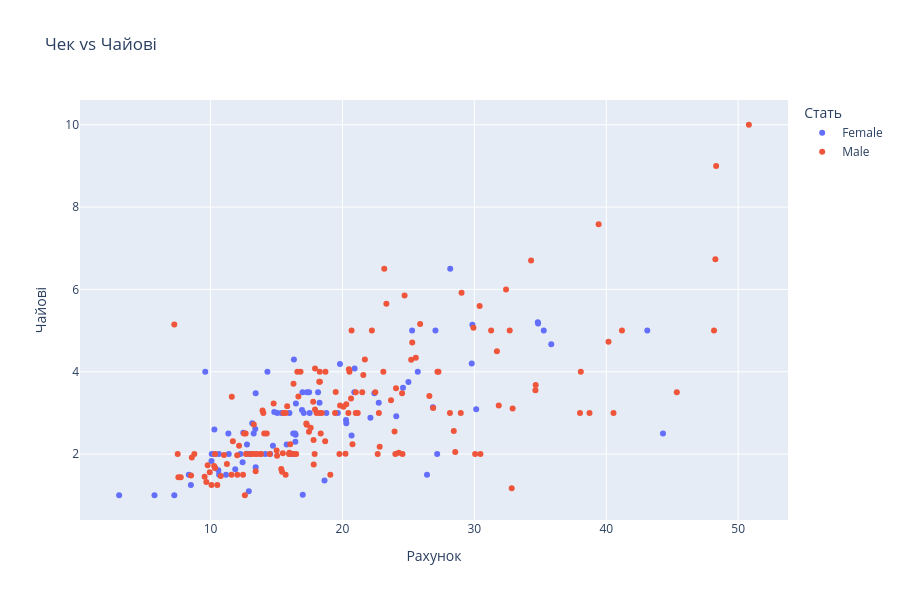

The notebook cell saved with this chart:
### Markdown cell above
---

**5. Інтерактивна діаграма розсіювання**

Створіть з допомогою бібліотек Plotly інтерактивний scatter plot для `total_bill` vs `tip` з кольором за статтю (`sex`).

### Code cell
import plotly.express as px
fig = px.scatter(df, x='total_bill', y='tip', color='sex', width=900, height=600,
                 hover_data=['smoker', 'time'],
                 title='Чек vs Чайові',
                 labels={'total_bill': 'Рахунок', 'tip': 'Чайові', 'sex': 'Стать', 'smoker' : 'Курець', 'time' : 'Час'})
fig.show()

### Figure 1 — Plotly figure (JSON) as saved in the notebook; plotly's stock layout.template omitted (floating-point values rounded to 4 significant figures; data arrays with more than 128 entries replaced by an {"elided": "..."} marker saying what was removed)
{"data": [{"customdata": {"elided": "87x2 str values"}, "hovertemplate": "Стать=Female<br>Рахунок=%{x}<br>Чайові=%{y}<br>Курець=%{customdata[0]}<br>Час=%{customdata[1]}<extra></extra>", "legendgroup": "Female", "marker": {"color": "#636efa", "symbol": "circle"}, "mode": "markers", "name": "Female", "orientation": "v", "showlegend": true, "type": "scatter", "x": [16.99, 24.59, 35.26, 14.83, 10.33, 16.97, 20.29, 15.77, 19.65, 15.06, 20.69, 16.93, 10.29, 34.81, 26.41, 16.45, 3.07, 17.07, 26.86, 25.28, 14.73, 10.07, 34.83, 5.75, 16.32, 22.75, 11.35, 15.38, 44.3, 22.42, 20.92, 14.31, 7.25, 25.71, 17.31, 10.65, 12.43, 24.08, 13.42, 12.48, 29.8, 14.52, 11.38, 20.27, 11.17, 12.26, 18.26, 8.51, 10.33, 14.15, 13.16, 17.47, 27.05, 16.43, 8.35, 18.64, 11.87, 29.85, 25.0, 13.39, 16.21, 17.51, 10.59, 10.63, 9.6, 20.9, 18.15, 19.81, 43.11, 13.0, 12.74, 13.0, 16.4, 16.47, 12.76, 13.27, 28.17, 12.9, 30.14, 13.42, 15.98, 16.27, 10.09, 22.12, 35.83, 27.18, 18.78], "xaxis": "x", "y": [1.01, 3.61, 5.0, 3.02, 1.67, 3.5, 2.75, 2.23, 3.0, 3.0, 2.45, 3.07, 2.6, 5.2, 1.5, 2.47, 1.0, 3.0, 3.14, 5.0, 2.2, 1.83, 5.17, 1.0, 4.3, 3.25, 2.5, 3.0, 2.5, 3.48, 4.08, 4.0, 1.0, 4.0, 3.5, 1.5, 1.8, 2.92, 1.68, 2.52, 4.2, 2.0, 2.0, 2.83, 1.5, 2.0, 3.25, 1.25, 2.0, 2.0, 2.75, 3.5, 5.0, 2.3, 1.5, 1.36, 1.63, 5.14, 3.75, 2.61, 2.0, 3.0, 1.61, 2.0, 4.0, 3.5, 3.5, 4.19, 5.0, 2.0, 2.01, 2.0, 2.5, 3.23, 2.23, 2.5, 6.5, 1.1, 3.09, 3.48, 3.0, 2.5, 2.0, 2.88, 4.67, 2.0, 3.0], "yaxis": "y"}, {"customdata": {"elided": "157x2 str values"}, "hovertemplate": "Стать=Male<br>Рахунок=%{x}<br>Чайові=%{y}<br>Курець=%{customdata[0]}<br>Час=%{customdata[1]}<extra></extra>", "legendgroup": "Male", "marker": {"color": "#EF553B", "symbol": "circle"}, "mode": "markers", "name": "Male", "orientation": "v", "showlegend": true, "type": "scatter", "x": {"elided": "157 float values"}, "xaxis": "x", "y": {"elided": "157 float values"}, "yaxis": "y"}], "layout": {"height": 600, "legend": {"title": {"text": "Стать"}, "tracegroupgap": 0}, "title": {"text": "Чек vs Чайові"}, "width": 900, "xaxis": {"anchor": "y", "domain": [0, 1], "title": {"text": "Рахунок"}}, "yaxis": {"anchor": "x", "domain": [0, 1], "title": {"text": "Чайові"}}}}
